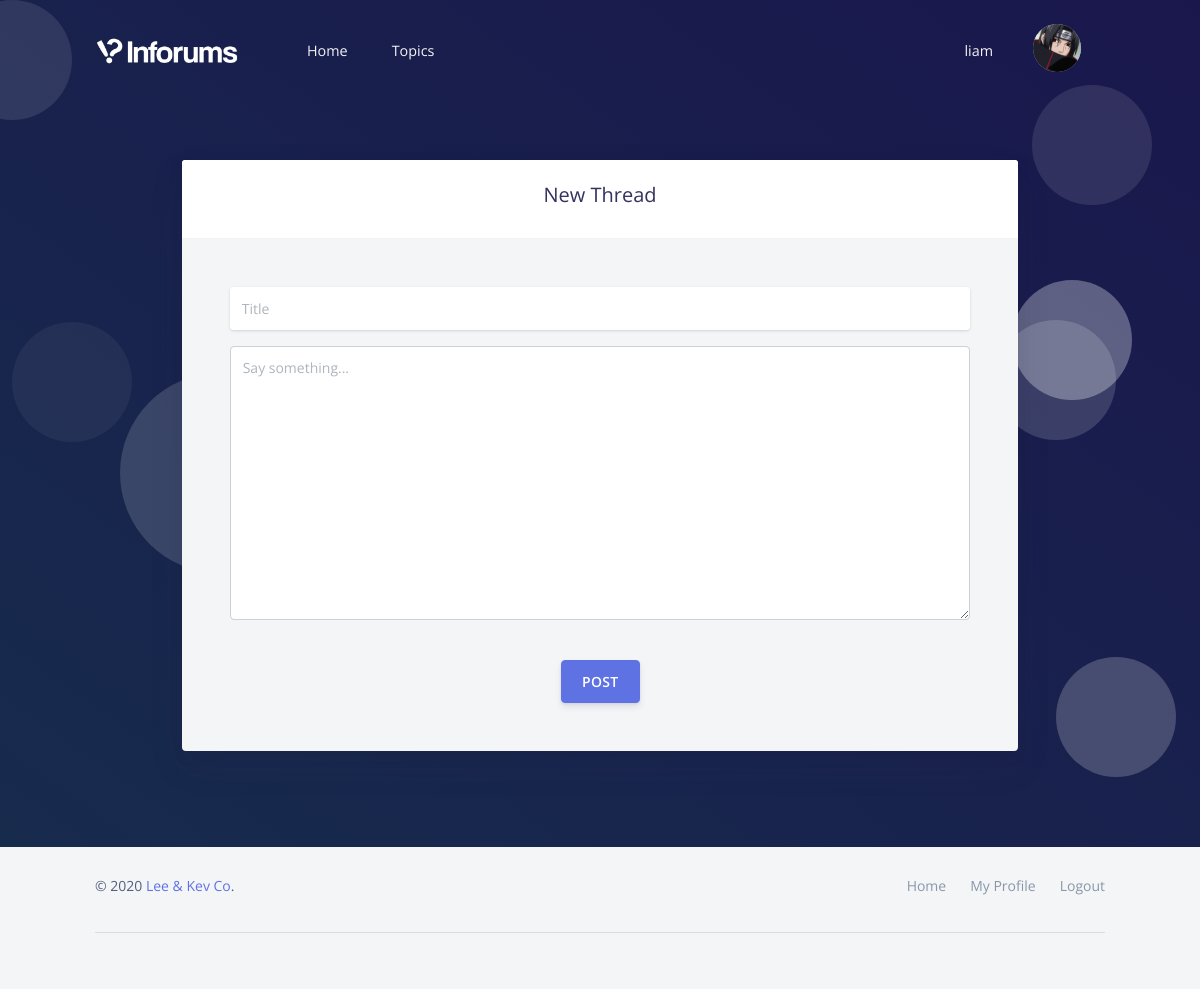
Screenshot of /newthread (signed in) with the database file from the repository.
### app.py (models this page shows, shortened)
class User(UserMixin, db.Model):
    id = db.Column(db.Integer, primary_key=True)
    username = db.Column(db.String(12), unique=True, nullable=False)
    email = db.Column(db.String(12), unique=True, nullable=False)
    password_hash = db.Column(db.String(128))
    avatar_path = db.Column(db.String(100), default=app.config["AVATARS"] + "ava_0.jpg")
    date = db.Column(db.String(32), nullable=False)
    posts = db.relationship('Post', backref='user')
    comments = db.relationship('Comment', backref='user')

### app.py (the view, shortened to what this page needs)
@app.route("/newthread", methods = ['GET', 'POST'])
def new_thread():
    if not current_user.is_authenticated:
        flash("Login or create an account", "warning")
        return redirect(url_for('login'))
    return render_template("newthread.html", avatar_path=get_avatar_path(current_user.id))

### app.py (called while the page is built)
def get_avatar_path(user_id):
    if os.path.exists(app.config["AVATARS"] + f"ava_{user_id}.jpg"):
        return f"../static/img/avatars/ava_{user_id}.jpg"
    if os.path.exists(app.config["AVATARS"] + f"ava_{user_id}.png"):
        return f"../static/img/avatars/ava_{user_id}.png"
    return "../static/img/avatars/ava_0.jpg"

@login.user_loader
def load_user(id):
    return User.query.get(int(id))

### templates/newthread.html (shortened to what this page needs)
<!DOCTYPE html>
<html lang="en">
<head>
  <link href="https://use.fontawesome.com/releases/v5.0.6/css/all.css" rel="stylesheet">
  <link href="../static/css/nucleo-icons.css" rel="stylesheet" />
  <link href="../static/css/nucleo-svg.css" rel="stylesheet" />
  <link href="../static/css/font-awesome.css" rel="stylesheet" />
  <link href="../static/css/nucleo-svg.css" rel="stylesheet" />
  <link href="../static/css/argon-design-system.css?v=1.2.2" rel="stylesheet" />
</head>
<body class="register-page">
  <nav id="navbar-main" class="navbar navbar-main navbar-expand-lg navbar-transparent navbar-light py-2">
    <div class="container">
      <a class="navbar-brand mr-lg-5" href="{{ url_for('index') }}">
        <img src="../static/img/brand/white.png" alt="White Inforums logo">
      </a>
      <div class="navbar-collapse collapse" id="navbar_global">
        <ul class="navbar-nav navbar-nav-hover align-items-lg-center">
          <li class="nav-item">
            <a href="{{ url_for('index') }}" class="nav-link">
              <span class="nav-link-inner--text">Home</span>
            </a>
          </li>
          <li class="nav-item dropdown">
            <a href="#" class="nav-link" data-toggle="dropdown" href="#" role="button">
              <span class="nav-link-inner--text">Topics</span>
            </a>
          </li>
        </ul>
        <ul class="navbar-nav align-items-lg-center ml-lg-auto">
          <li class="nav-item">
            <a href="{{ url_for('profile', user=current_user.username)}}" class="nav-link">
              <span class="nav-link-inner--text">{{ current_user.username }}</span>
            </a>
          </li>
          <li class="nav-item dropdown">
            <a href="#" class="nav-link" data-toggle="dropdown" href="#" role="button">
              <span href="javascript:;" class="avatar rounded-circle">
                <img alt="Image placeholder" src="{{ current_user.avatar_path }}">
              </span>
            </a>
          </li>
        </ul>
      </div>
    </div>
  </nav>
  <div class="wrapper">
    <section class="section section-shaped section-lg">
      <div class="shape shape-style-1 bg-gradient-default">
        <span></span>
        <span></span>
        <span></span>
        <span></span>
        <span></span>
        <span></span>
      </div>
      <div class="container pt-lg-3">
        <div class="row justify-content-center">
          <div class="col-lg-10">
            <div class="card bg-secondary shadow border-0">
              <div class="card-header bg-white">
                <div class="text-default text-center"><h5>New Thread</h5></div>
              </div>
              <div class="card-body px-lg-5 py-lg-5">
                <form role="form" method="POST" enctype="multipart/form-data">
                  <div class="form-group">
                    <div class="input-group input-group-alternative mb-3">
                      <input class="form-control" placeholder="Title" type="text" name="title" id="title" required>
                    </div>
                  </div>
                  <div class="form-group">
                    <textarea class="form-control" id="content" name="content" rows="12" placeholder="Say something..." required></textarea>
                  </div>
                  <div class="text-center">
                    <button type="submit" class="btn btn-primary mt-4">Post</button>
                  </div>
                </form>
              </div>
            </div>
          </div>
        </div>
      </div>
    </section>
    <footer class="footer">
      <div class="container">
        <div class="row align-items-center justify-content-md-between">
          <div class="col-md-6">
            <div class="copyright">
              &copy; 2020 <a href="" target="_blank">Lee & Kev Co</a>.
            </div>
          </div>
          <div class="col-md-6">
            <ul class="nav nav-footer justify-content-end">
              <li class="nav-item">
                <a href="{{ url_for('index') }}" class="nav-link">Home</a>
              </li>
              <li class="nav-item">
                <a href="{{ url_for('profile', user=current_user.username) }}" class="nav-link">My Profile</a>
              </li>
              <li class="nav-item">
                <a href="{{ url_for('logout') }}" class="nav-link">Logout</a>
              </li>
            </ul>
          </div>
        </div>
        <hr>
      </div>
    </footer>
  </div>
</body>
</html>

### rows the page displays
User: username "liam", avatar_path (picture)
